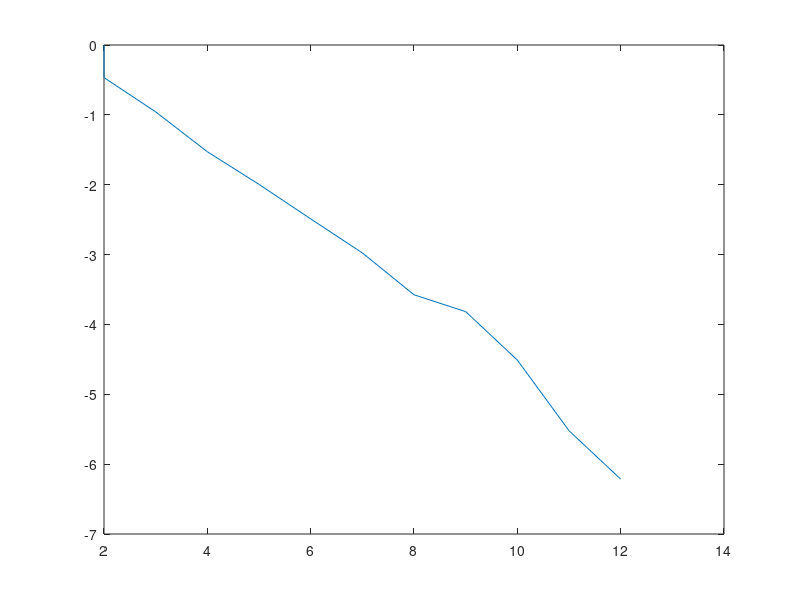
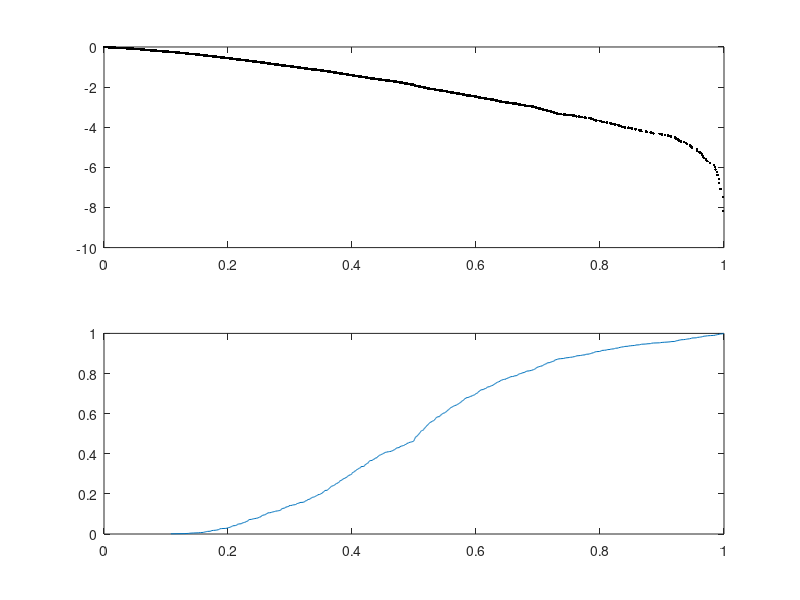

The MATLAB source for these figures, in order:
clc
clear all

M=1000;

Nmin=2;
Nave=4;
theta=Nave-Nmin;
ns=Nmin+floor(exprnd(theta,M,1));

[f,x]=ecdf(ns);
figure(1)
clf
plot(x,log(1-f))

maxes=zeros(M,1);
for k=1:M
    vals(k).x=rand(1,ns(k));
    %vals(k).x=exprnd(1,1,ns(k));
    vals(k).x=1*vals(k).x/sum(vals(k).x);
    maxes(k)=max(vals(k).x);
end

vcat=[vals.x];
[f,x]=ecdf(vcat);
figure(2)
clf
subplot(2,1,1)
plot(x,log(1-f),'k.')
subplot(2,1,2)
[f,x]=ecdf(maxes);
plot(x,f)
